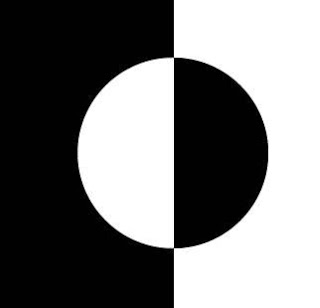
//> input picture 6_Mathematical_morphology/Moreno-Ramirez/images/simetry.jpg, 320 x 308 px
$ ./morphology Moreno-Ramirez/images/simetry.jpg   (built with g++ and OpenCV 4)
//> lines starting //> are read from the running program, lines starting //| are printed output that depends on the picture; after the words box and inside, x2 and y2 are one past the last pixel; in counts of white or black regions, pixels touching at a corner belong together
#include <iostream>
#include <cmath>
#include <opencv2/opencv.hpp>
#include <cstdlib>

using namespace std;
using namespace cv;

Mat image, img, newImage;

Mat element(int figure);
Mat dilatation(Mat image, Mat element);
Mat erosion(Mat image, Mat element);
void opening(Mat image, Mat element);
void closing(Mat image, Mat element);
void border(Mat image, Mat element);
void plot(Mat image);

int main(int argc, char **argv){

	img = imread(argv[1], 0);
//> img is the input picture: 308 rows x 320 cols, CV_8UC1; min 0, max 255, mean 117.8

	if ( !img.data ){
		cout<<"take care how type the picture name"<<endl;
		return -1;
	}

	Mat out = img.clone();

//	SE REALIZA LA EROSION VARIAS VECES PARA QUITAR LOS OBJETOS QUE NO NOS INTERESAN
	out = erosion(erosion(erosion(erosion(erosion(erosion(erosion(erosion(img, element(3)), element(3)), element(3)), element(3)), element(3)), element(3)), element(3)), element(3));
	plot(out);

//	border(image, element(3));
	return 0;
}

Mat element(int figure){
	if (figure=3){
		//DIBUJA UN CUADRADO
		Mat element(3, 3, CV_8UC1, Scalar(0));

		return element;
	}else
		cout<<"\n\n FIGURA NO DEFINIDA"<<endl;
}

// [21 lines left out: function dilatation, not called in this run]

Mat erosion(Mat image, Mat element){
	Mat newImage = image.clone();
	int cX = round(element.cols/2), cY = round(element.rows/2), data=0;
//> cX = 1; cY = 1
	int cElement = element.data[cY*element.cols + cX], pixels = element.rows*element.cols, count=0;
//> cElement = 0; pixels = 9

	for (int i=0; i<image.rows; i++){
	for (int j=0; j<image.cols; j++){

		if( image.data[i*image.cols + j] == cElement ){
				count=0;

				for(int ni=i-cY; ni<=i+cY; ni++){
				for(int nj=j-cX; nj<=j+cX; nj++){
					data = image.data[ni*image.cols + nj];
					if ( data == cElement )
						count++;
					else
						count--;
				}
				}

				if ( count == pixels ){
					newImage.data[i*newImage.cols + j] = 0;
				}else{
					for (int ni=i-cY; ni<=i+cY; ni++){
					for (int nj=j-cX; nj<=j+cX; nj++){
						newImage.data[ni*newImage.cols + nj] = 255;
					}
					}
				}

		}
	}
	}
//> this loop made 308 passes
//> (count, data) on passes 1 to 3: (5, 25), (3, 25), (3, 25)
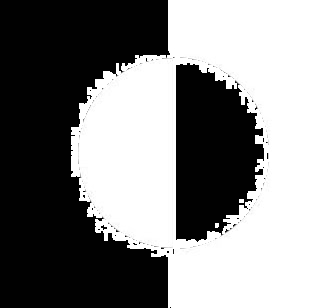
//> newImage: 308 rows x 320 cols, CV_8UC1; 5.53% of pixels changed, all inside (x1, y1, x2, y2) = (71, 0, 269, 308)
//> after the loop, count = 5; data = 0
//> after the loop in erosion (call 2), `for (int i=0; i<image.rows; i++)`: newImage: 308 rows x 320 cols, CV_8UC1; 1 pixels changed, all inside (x1, y1, x2, y2) = (170, 307, 171, 308)

	return newImage;
}

// [26 lines left out: functions opening, closing, border, not called in this run]

void plot(Mat image){
 	namedWindow("Imagen de entrada", 0);
	imshow("Imagen de entrada",image);
	waitKey(0);
}
